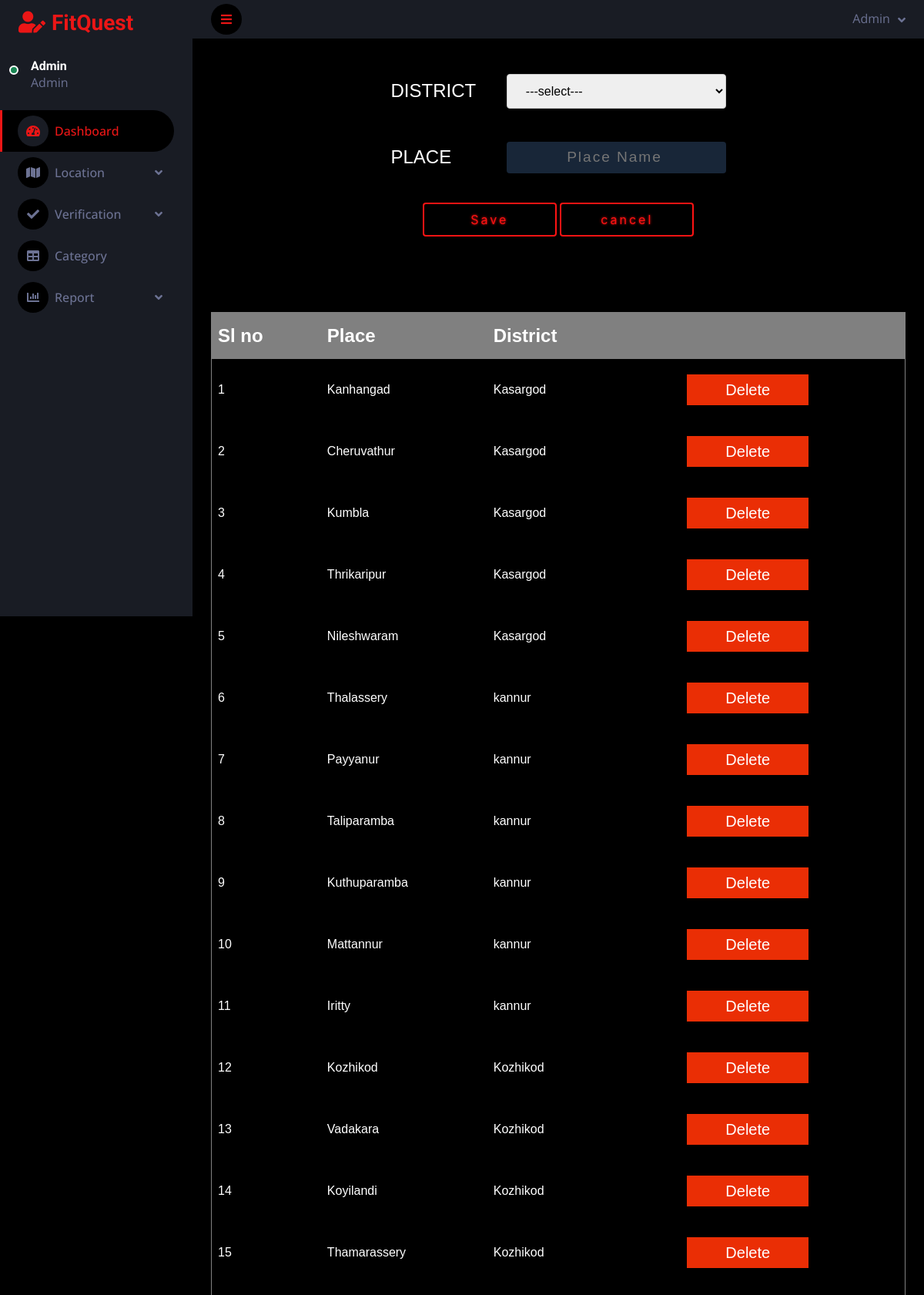
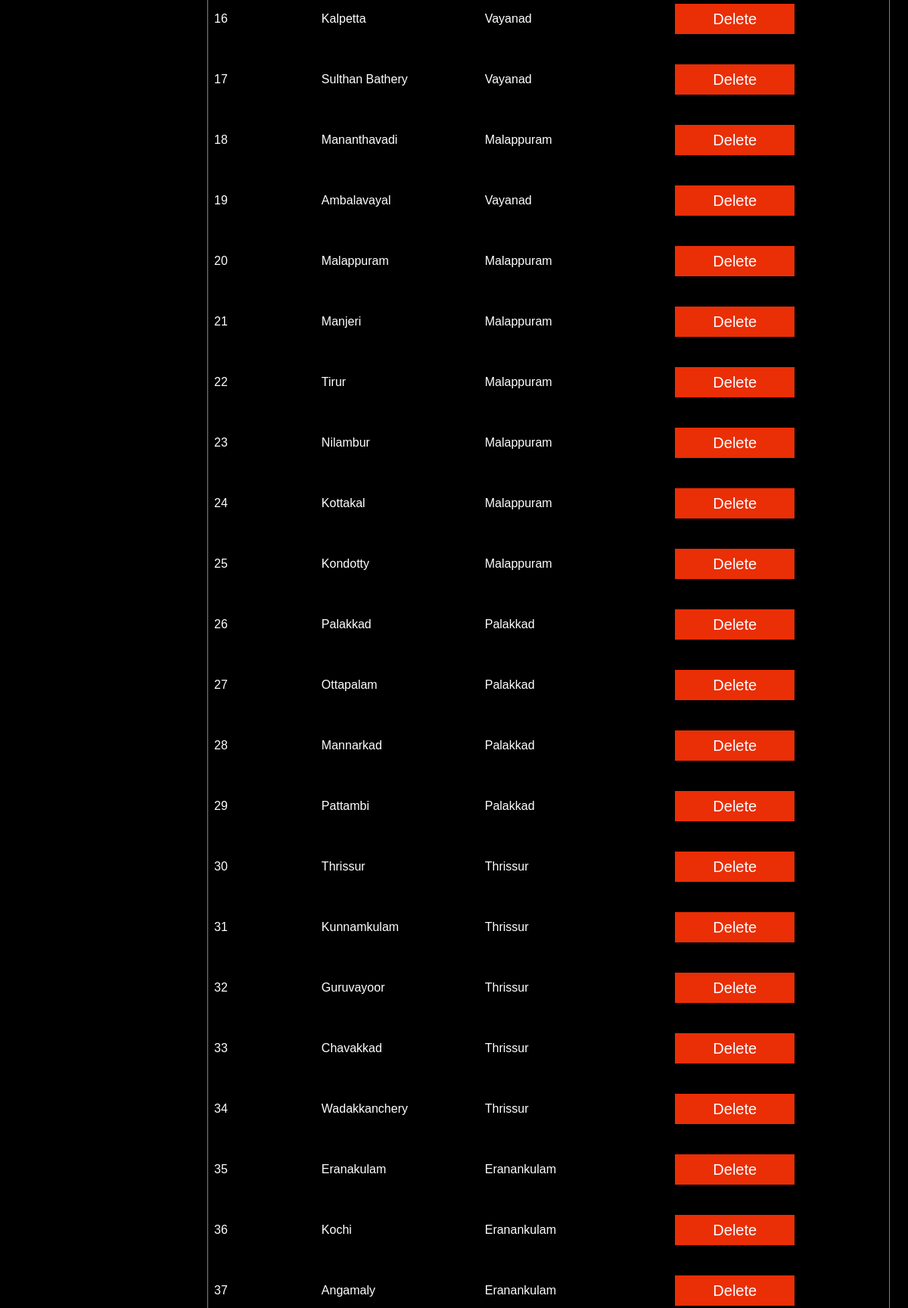
The app's page /Admin/place.php (upper part) with its own data (2 pictures, top to bottom).
### tables this page shows
CREATE TABLE `tbl_place` (
  `place_id` int(11) NOT NULL,
  `place_name` varchar(25) NOT NULL,
  `district_id` int(11) NOT NULL
);

CREATE TABLE `tbl_district` (
  `district_id` int(11) NOT NULL,
  `district_name` varchar(50) NOT NULL
);

### Admin/place.php (the view, shortened to what this page needs)
<!DOCTYPE html PUBLIC "-//W3C//DTD XHTML 1.0 Transitional//EN" "http://www.w3.org/TR/xhtml1/DTD/xhtml1-transitional.dtd">
<html xmlns="http://www.w3.org/1999/xhtml">
<head>
</head>
<body>
<?php
include("Head.php");
include("../Assets/Connection/connection.php");
?>
<div id="tab">
<form id="form1" name="form1" method="post" action="">
  <table align="center" width="50%" height="251" border-style="none">
    <tr>
      <td width="150" id='login-details'>DISTRICT</td>
      <td width="300"><label for="district"></label>
        <select name="district" id="district">
        <option>---select---</option>
      </select></td>
    </tr>
    <tr>
      <td id='login-details'>PLACE</td>
      <td id='user'><label for="txtplace"></label>
      <input type="text" name="txtplace" id="txtplace" required placeholder="&nbsp;&nbsp;&nbsp;&nbsp;&nbsp;&nbsp;&nbsp;&nbsp;&nbsp;&nbsp;Place Name"/></td>
    </tr>
    <tr>
      <td align="center" colspan="2" id='submit'><input type="submit" name="btnsave" id="btnsave" value="Save"/>
      <input type="reset" name="btncancel" id="btncancel" value="cancel"/></td>
    </tr>
  </table>
  <p>&nbsp;</p>
  <p>&nbsp;</p>
  <table align='center' width="100%" height="211" border="1">
    <tr>
      <th width="105" id='login-details'>Sl no</th>
      <th width="105" id='login-details'>Place</th>
      <th width="162" id='login-details'>District</th>
      <th width="162"></th>
    </tr>
        <?php
	$i=0;
	$selQry="select * from tbl_place p inner join tbl_district d on d.district_id=p.district_id";
	$row=$con->query($selQry);
	while($data=$row->fetch_assoc())
	{
	$i++
	?>
    <tr>
      <td><?php echo $i;?></td>
      <td><?php echo $data["place_name"];?></td>
      <td><?php echo $data["district_name"];?></td>
      <td><a href="place.php?did=<?php echo $data["place_id"]?>"style="color:white" class="GFG">Delete</a></td>
    </tr>
    <?php
	}
	?>
  </table>
</form>
</div>
</body>
</html>
<?php
include("Foot.php");
?>

### Assets/Template/Admin/css/style.css (style rules this page uses)
:root { --primary: #EB1616; --secondary: #191C24; --light: #6C7293; --dark: #000000; }

### Assets/Template/form.css (style rules this page uses)
#tab { font-family: "Trebuchet MS", Arial, Helvetica, sans-serif; border-collapse: collapse; width: 100%; }
#tab td, #tab th { border: px solid #ddd; padding: 8px; color: white; }
#tab a { color:#06F; }
#tab th { padding-top: 12px; padding-bottom: 12px; text-align: left; background-color: gray; color: white; }
input[type=text],[type=password],[type=email],[type=date], select { width: 100%; padding: 12px 20px; margin: 8px 0; display: inline-block; border: 1px solid #ccc; border-radius: 4px; box-sizing: border-box; }
input[type=submit] { width: 40%; background-color: #900; color: white; padding: 15px; margin: 4px 0; border: none; border-radius: 4px; cursor: pointer; }
input[type=reset] { width: 40%; background-color: #900; color: white; padding: 15px; margin: 4px 0; border: none; border-radius: 4px; cursor: pointer; }

### Admin/place.php (style rules this page uses)
.GFG { background-color: #EA2E05; border: 2px solid black; color: green; padding: 5px 50px; text-align: center; display: inline-block; font-size: 20px; margin: 10px 30px; cursor: pointer; }
body { margin:0; padding:0; background: #111B28; }
#user input { background-color: #182638; border-color: transparent; font-size: 1.2rem; width: 100%; color: white; margin-top: 0.5rem; border-radius: 4px; padding: .3rem; transition: .5S; letter-spacing: .1em ; }
#submit { margin-top: 20%; margin-bottom: 20%; margin-left: 3%; }
#submit input { padding: .5rem; color: #ff1313; background-color: transparent; border: solid 2px #ff1313; font-family: 'Inter', sans-serif; font-size: 16px; font-weight: 400; letter-spacing: 3px ; border-radius: 0.25em; transition: .5s; text-shadow: 0 0 0.125em white , 0 0 0.25 currentColor ; text-shadow: 0 0 .2rem #ff1313; }
#login-details { margin-top: 3rem; margin-left: 1rem; font-size: 1.5rem; }

### records on screen
tbl_place: place_name "Kanhangad", district.district_name "Kasargod"
tbl_place: place_name "Cheruvathur", district.district_name "Kasargod"
tbl_place: place_name "Kumbla", district.district_name "Kasargod"
tbl_place: place_name "Thrikaripur", district.district_name "Kasargod"
tbl_place: place_name "Nileshwaram", district.district_name "Kasargod"
tbl_place: place_name "Thalassery", district.district_name "kannur"
tbl_place: place_name "Payyanur", district.district_name "kannur"
tbl_place: place_name "Taliparamba", district.district_name "kannur"
tbl_place: place_name "Kuthuparamba", district.district_name "kannur"
tbl_place: place_name "Mattannur", district.district_name "kannur"
tbl_place: place_name "Iritty", district.district_name "kannur"
tbl_place: place_name "Kozhikod", district.district_name "Kozhikod"
tbl_place: place_name "Vadakara", district.district_name "Kozhikod"
tbl_place: place_name "Koyilandi", district.district_name "Kozhikod"
tbl_place: place_name "Thamarassery", district.district_name "Kozhikod"
tbl_place: place_name "Kalpetta", district.district_name "Vayanad"
tbl_place: place_name "Sulthan Bathery", district.district_name "Vayanad"
tbl_place: place_name "Mananthavadi", district.district_name "Malappuram"
tbl_place: place_name "Ambalavayal", district.district_name "Vayanad"
tbl_place: place_name "Malappuram", district.district_name "Malappuram"
tbl_place: place_name "Manjeri", district.district_name "Malappuram"
tbl_place: place_name "Tirur", district.district_name "Malappuram"
tbl_place: place_name "Nilambur", district.district_name "Malappuram"
tbl_place: place_name "Kottakal", district.district_name "Malappuram"
tbl_place: place_name "Kondotty", district.district_name "Malappuram"
tbl_place: place_name "Palakkad", district.district_name "Palakkad"
tbl_place: place_name "Ottapalam", district.district_name "Palakkad"
tbl_place: place_name "Mannarkad", district.district_name "Palakkad"
tbl_place: place_name "Pattambi", district.district_name "Palakkad"
tbl_place: place_name "Thrissur", district.district_name "Thrissur"
tbl_place: place_name "Kunnamkulam", district.district_name "Thrissur"
tbl_place: place_name "Guruvayoor", district.district_name "Thrissur"
tbl_place: place_name "Chavakkad", district.district_name "Thrissur"
tbl_place: place_name "Wadakkanchery", district.district_name "Thrissur"
tbl_place: place_name "Eranakulam", district.district_name "Eranankulam"
tbl_place: place_name "Kochi", district.district_name "Eranankulam"
tbl_place: place_name "Angamaly", district.district_name "Eranankulam"
